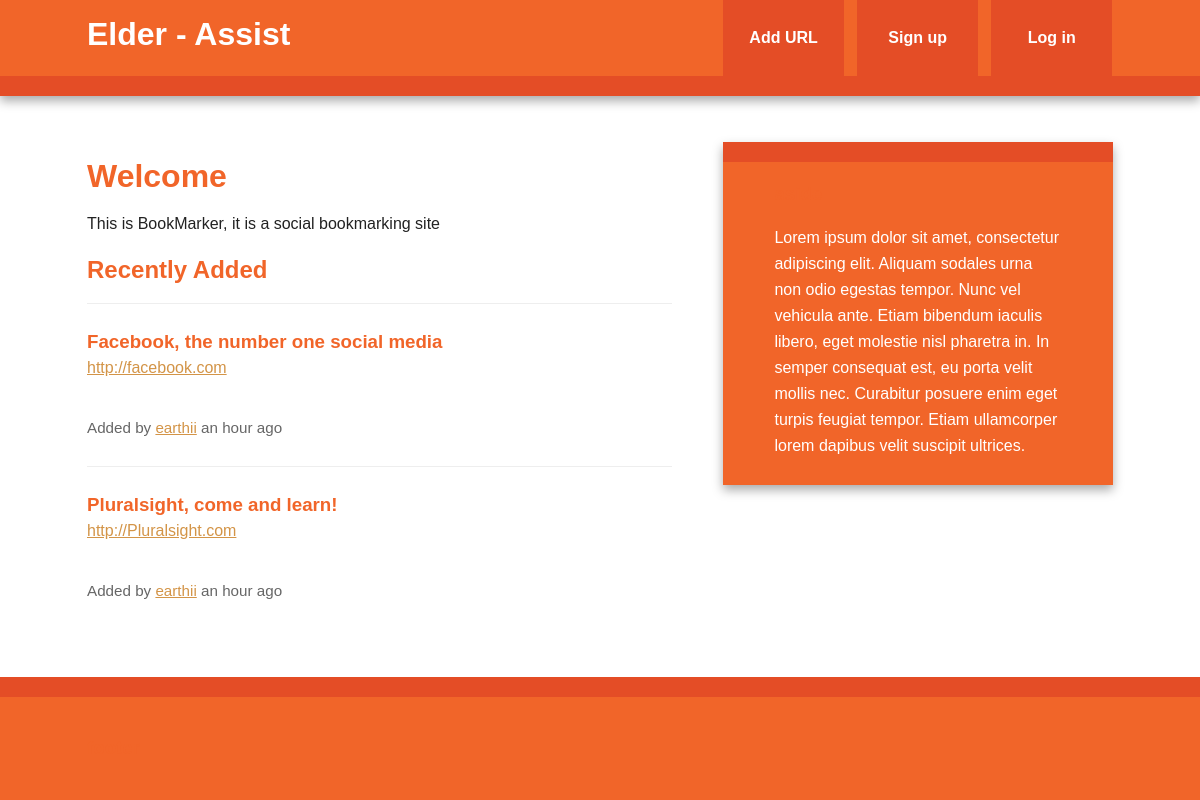
The page /index on the database as committed earlier.
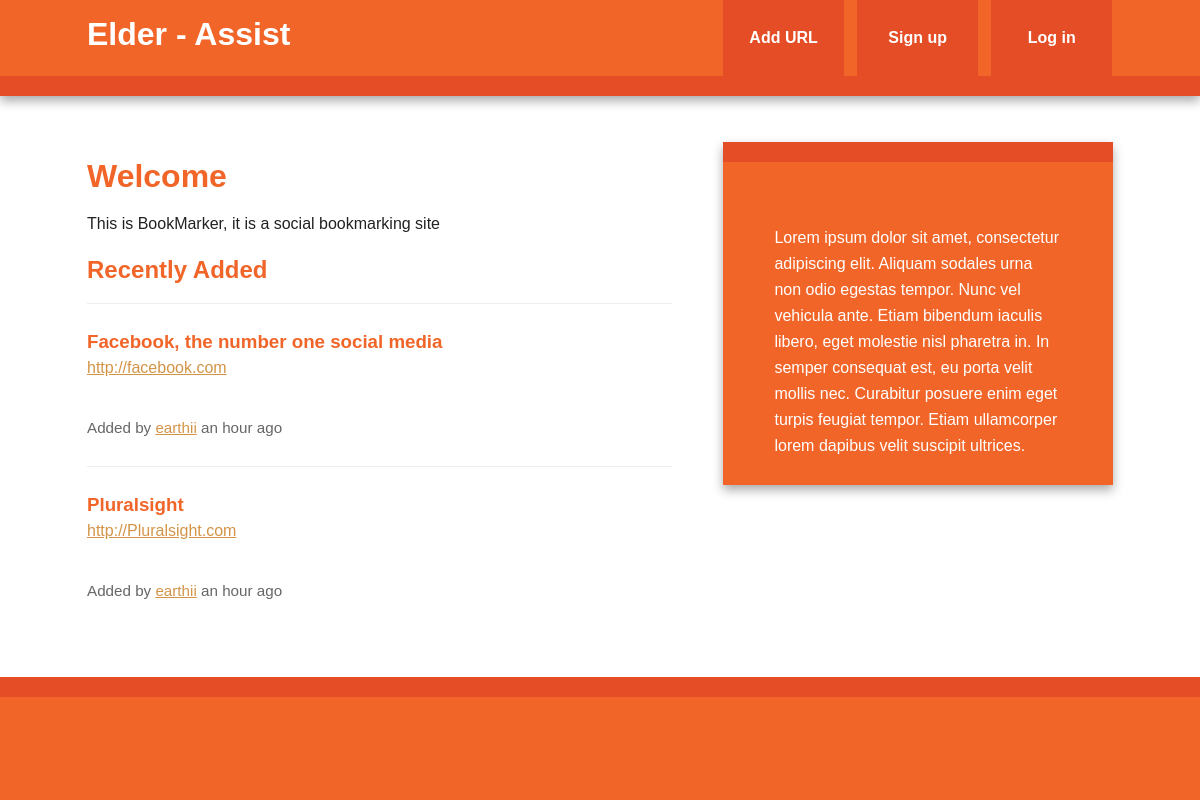
The same page on the database as committed later.
### app/models.py (models this page shows, shortened)
class Bookmark(db.Model):
    id = db.Column(db.Integer, primary_key=True)
    url = db.Column(db.Text, nullable=False)
    date = db.Column(db.DateTime, default=datetime.utcnow)
    description = db.Column(db.String(300))
    user_id = db.Column(db.Integer, db.ForeignKey('user.id'), nullable=False)
    @staticmethod
    def newest(num):
        return Bookmark.query.order_by(Bookmark.date.desc()).limit(num)

class User(db.Model, UserMixin):
    id = db.Column(db.Integer, primary_key=True)
    username = db.Column(db.String(80), unique=True)
    email = db.Column(db.String(120), unique=True)
    bookmarks = db.relationship('Bookmark', backref='user', lazy='dynamic')
    """
        password_hash contains the hash of the password.
        It is a write only field. So we can set the value as a String
        but only read it as a hash.
    """
    password_hash = db.Column(db.String)
    @property
    def password(self):
        raise AttributeError('password: write-only field')
    @password.setter
    def password(self, password):
        self.password_hash = generate_password_hash(password)

### app/views.py (the view)
@app.route("/")
@app.route("/index")
def index():
    return render_template("index.html", new_bookmarks=Bookmark.newest(5))

### app/templates/index.html (shortened to what this page needs)
{% extends "base.html" %}
{% block content %}
    <article>
        <header>
            <h1>Welcome</h1>
            <p>This is BookMarker, it is a social bookmarking site</p>
        </header>
        <section>
            <h2>Recently Added</h2>
            {% if new_bookmarks.count() > 0 %}
                {% with bookmarks = new_bookmarks %}
                    {% include "bookmark_list.html" %}
                {% endwith %}
            {% else %}
                No bookmarks have been added yet
            {% endif %}
        </section>
    </article>
{% endblock %}

### app/templates/bookmark_list.html (shortened to what this page needs)
<ul class="bookmarks">
    {% for bookmark in bookmarks %}
    <div class="bookmark">
        <li>
            <a class="header" href="{{bookmark.url}}">
                <h3 class="description">{{bookmark.description | truncate(50, killwords=True)}}</h3>
            </a>
            <span class="url">
                <a href="{{bookmark.url}}">{{bookmark.url|truncate(50, killwords = True)}}</a>
            </span>
        </li>
        <div class="info">
            <br>
            Added by <a href="{{url_for('user', username=bookmark.user.username)}}">{{bookmark.user.username}}</a>
            {{moment(bookmark.date).fromNow()}}
        </div>
    </div>
    {% endfor %}
</ul>

Rows that differ between the two databases and show on the page:
changed Bookmark "http://Pluralsight.com": description "Pluralsight, come and learn!" → "Pluralsight"
